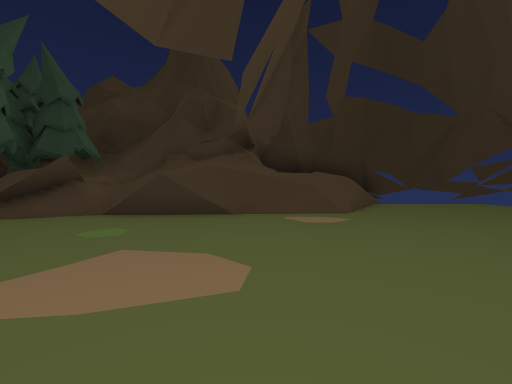
View 1 (above)

16 first-person views from a walk through a Unity game level. The camera is 1.2 m above the floor, tilts 2° down and sees 90° across. The floor is counted in squares, 2 m on a side. Each view is taken from the middle of a square. On the plan, view 1 faces up. The plan holds only what a view shows up to about 9 squares ahead; the rest is blank. The place goes on beyond the plan. The player is left out. Some animated figures are not drawn.

View 2
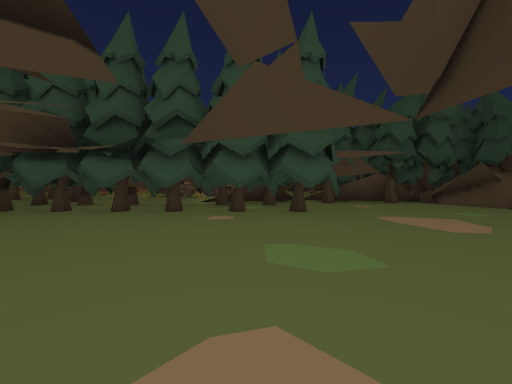

View 3
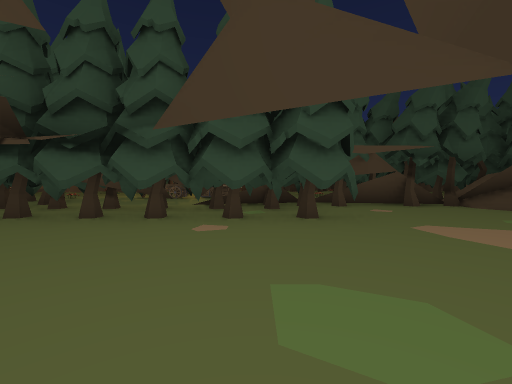

View 4
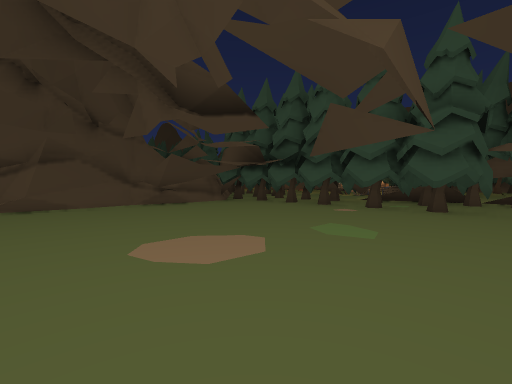

View 5
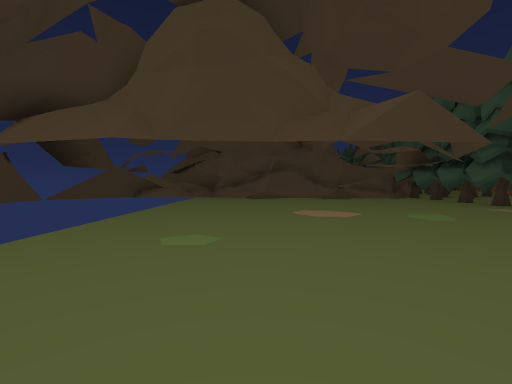

View 6
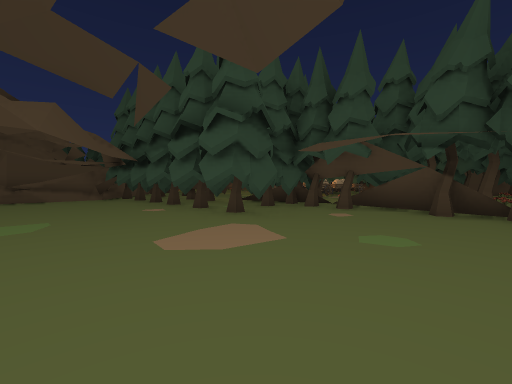

View 7
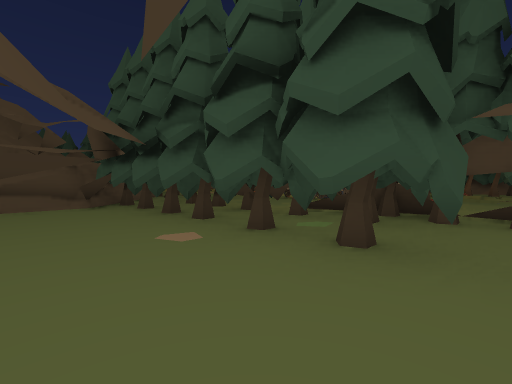

View 8
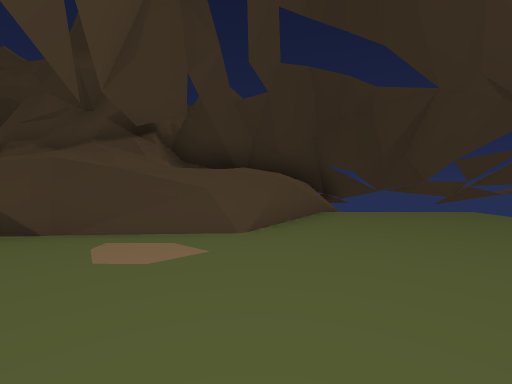

View 9
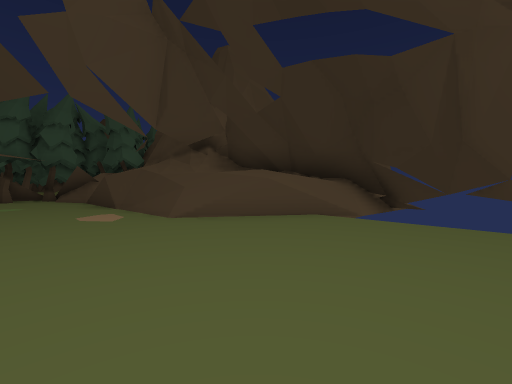

View 10
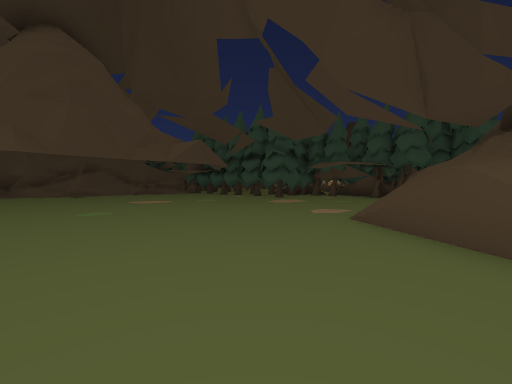

View 11
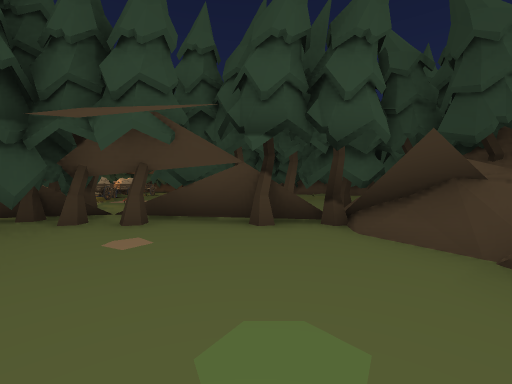

View 12
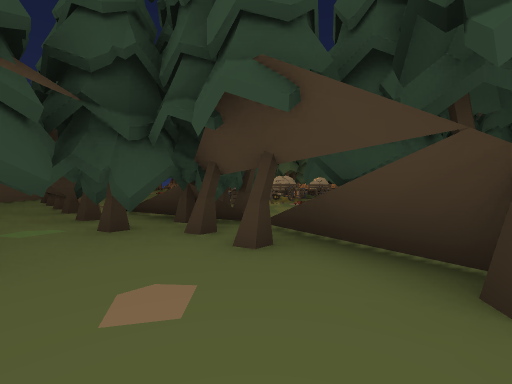

View 13
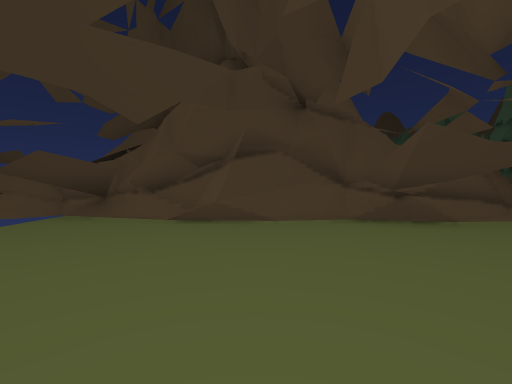

View 14
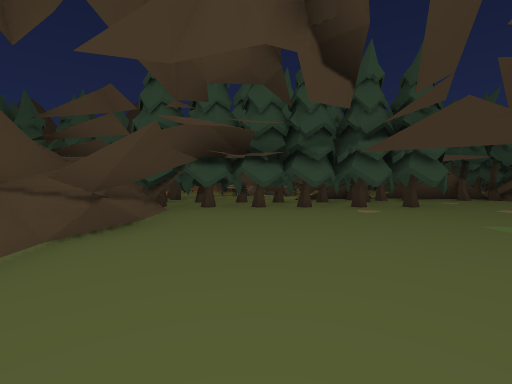

View 15
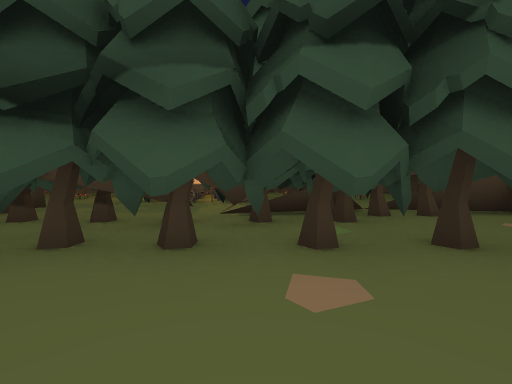

View 16
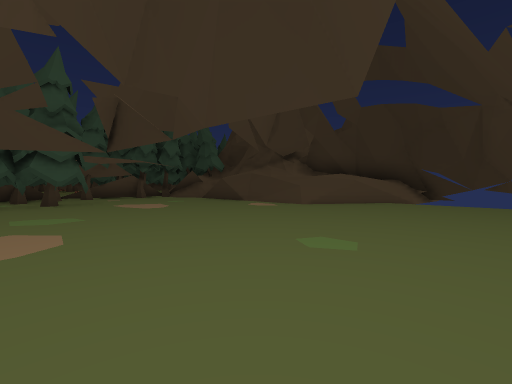

### Floor plan
Key: @ floor where view 1 was taken; # wall or solid block; x gap in a wall; . floor; ^ raised ledge; T pine tree; O other object.
Columns run from 7 left of view 1 to 8 right of it. Each row starts with its distance up from view 1.
  9          ###^^^
  8        #######^^
  7 TT  #######...x
  6 #TT^^#####....
  5 TT^^####......
  4 TTT...........
  3  TT...........
  2 TT#...........
  1 TTT.#....  ...
  0 TTTT#T.@  ....
 -1 TTT##T........
 -2 TTT###........
 -3 ^^TT#T........
 -4 ^^TT#T........
 -5 ^^TT#T........
 -6 ^^TT#####.##..#
 -7 ^TOTT###########
 -8 OOTT##       ###
 -9 O T^

Where each view was taken, in squares from view 1:
view 1: 0 up, 0 right, facing up
view 2: 1 down, 3 right, facing left
view 3: 1 down, 2 right, facing left
view 4: 1 up, 4 right, facing down-left
view 5: 4 up, 4 right, facing down
view 6: 4 up, 1 right, facing down-left
view 7: 1 up, 0 right, facing down-left
view 8: 2 up, 2 right, facing up
view 9: 3 up, 6 right, facing up-left
view 10: 7 up, 6 right, facing down-left
view 11: 3 up, 1 left, facing left
view 12: 3 up, 3 left, facing down-left
view 13: 2 down, 3 right, facing down
view 14: 4 down, 4 right, facing left
view 15: 2 down, 0 right, facing left
view 16: 1 down, 6 right, facing up-left
